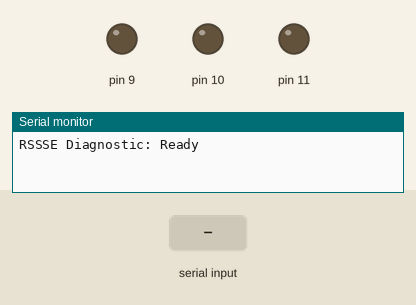
The sketch below on a simulated Arduino Uno, built with avr-gcc and run on an emulated ATmega328P. On the bench: output pins drawn as LEDs (lit = HIGH), the last lines printed to the serial monitor. The inputs (shaded band) are chosen by the test bench.

Above: at 1.2 s.
1.3 s: "90,45,200\n" received over Serial
At 1.7 s:
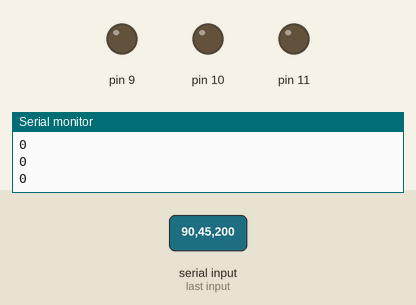
2.8 s: "30,150,10\n" received over Serial
At 4.0 s:
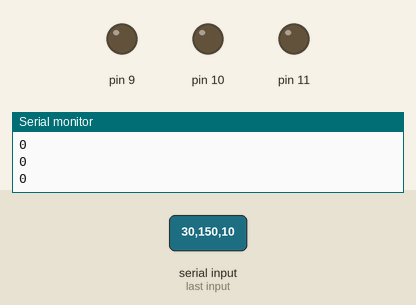
4.3 s: "5\n" received over Serial
At 4.8 s:
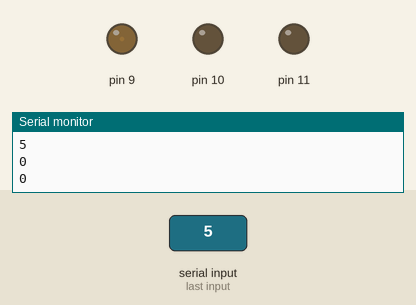
5.8 s: "1,90,45\n" received over Serial
At 7.0 s:
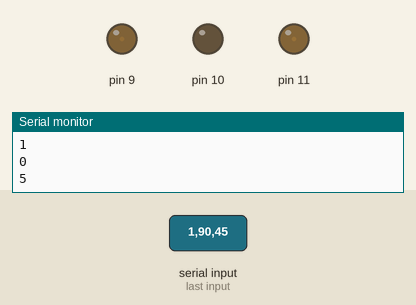
7.3 s: "90,45\n" received over Serial
At 8.0 s:
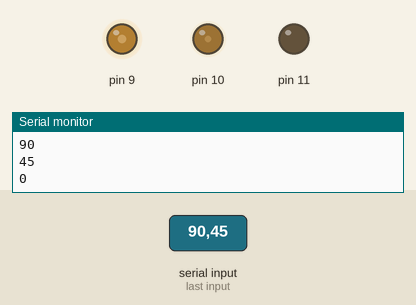
8.8 s: "90\n" received over Serial
At 9.2 s:
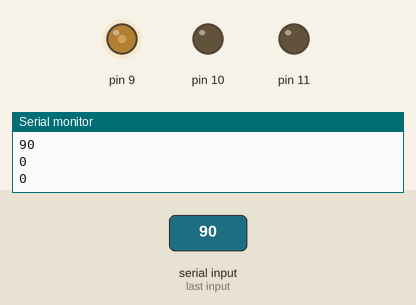
Timing chart, 0 to 11.3 s (numbered marks = the images above; inputs shaded):
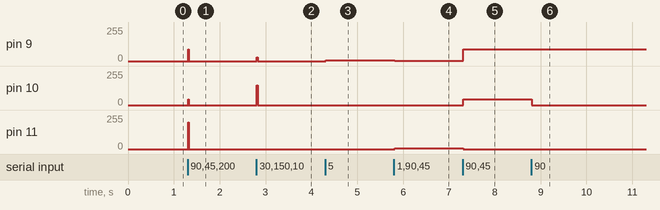

The sketch:

RSSSe_diagnostic.ino
```cpp
const int color_length = 3;

char iR[color_length + 1];
char iG[color_length + 1];
char iB[color_length + 1];
int id = 0;
uint8_t R = 0;
uint8_t G = 0;
uint8_t B = 0;

void setup() {

  //serial init
  Serial.begin(9600);
  Serial.setTimeout(5);
  Serial.println("RSSSE Diagnostic: Ready");
//  SPI.begin();

  // put your setup code here, to run once:
  analogWrite(9,0); // 9 = red
    analogWrite(10,0); // 10 = blue
  analogWrite(11,0); // 11 = green

}

void serialEvent(){
  while (Serial.available()) {
//    byte size = Serial.readBytes(iI, id_length);
//    iI[size] = 0;
    byte size = Serial.readBytes(iR, color_length);
    iR[size] = 0;
    size = Serial.readBytes(iG, color_length);
    iG[size] = 0;
    size = Serial.readBytes(iB, color_length);
    iB[size] = 0;
  }

  // need to convert 8-bit integers into 12 bit integers.
  R = atoi(iR);
  G = atoi(iG);
  B = atoi(iB);

  Serial.print(R);
  Serial.print('\n');
  Serial.print(G);
   Serial.print('\n');
  Serial.print(B);
   Serial.print('\n');


   analogWrite(9,R); // 9 = red
    analogWrite(10,G); // 10 = blue
  analogWrite(11,B); // 11 = green

  delay(5);
}

void loop() {
//   put your main code here, to run repeatedly:
//  for(int ii = 1; ii < 256; ii++){
//    analogWrite(9,ii);
//     analogWrite(10,ii);
//      analogWrite(11,ii);
//    delay(20);
//  }
}
```

Measured:
- after the input at 1.3 s, pin 9: 0/255 → 90/255 at once, → 0/255 0.02 s later; pin 10: 0/255 → 45/255 at once, → 0/255 0.02 s later; pin 11: 0/255 → 200/255 at once, → 0/255 0.02 s later
- after the input at 2.8 s, pin 9: 0/255 → 30/255 at once, → 0/255 0.02 s later; pin 10: 0/255 → 150/255 at once, → 0/255 0.02 s later
- after the input at 4.3 s, pin 9: 0/255 → 5/255 at once
- after the input at 5.8 s, pin 9: 5/255 → 1/255 at once; pin 11: 0/255 → 5/255 at once
- after the input at 7.3 s, pin 9: 1/255 → 90/255 at once; pin 10: 0/255 → 45/255 at once; pin 11: 5/255 → 0/255 at once
- after the input at 8.8 s, pin 10: 45/255 → 0/255 at once
